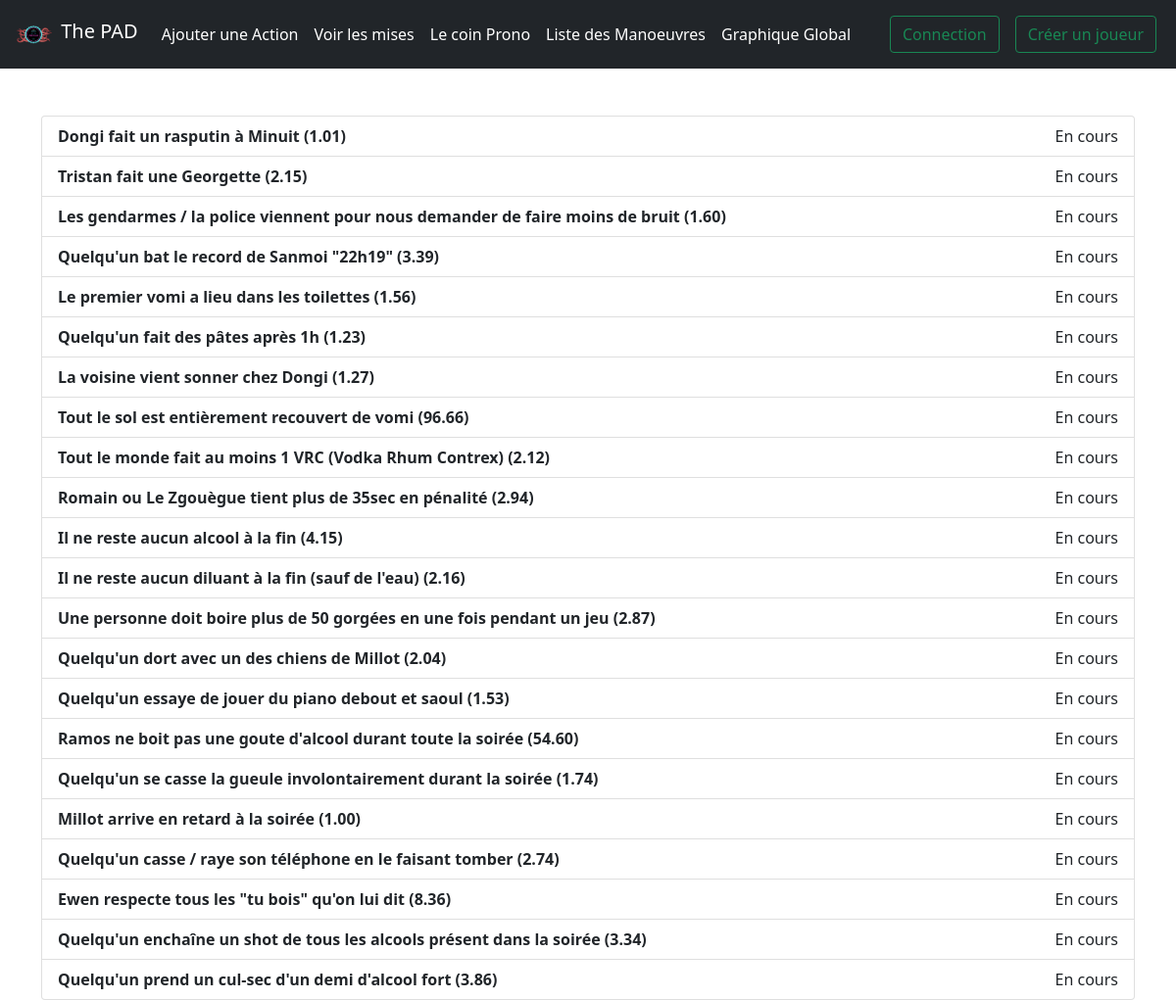
Screenshot of /pari with the database file from the repository.
### game/models.py (models this page shows, shortened)
class Pari(models.Model) :
    intitule = models.CharField(max_length=200)
    cote = models.DecimalField(max_digits=12, decimal_places=2)
    reussi = models.IntegerField(default=0) #0 pas de réponse / 1 Réussi / 2 Raté
    def __str__(self) :
        return self.intitule + f" ({self.cote})";

### game/views.py (the view, shortened to what this page needs)
# urls.py: path('pari', views.pari, name="pari"),
def pari(request) :
    list_pari = Pari.objects.order_by('reussi')
    return render(request, 'game/pari.html', {'liste_pari' : list_pari})

### game/templates/game/pari.html (shortened to what this page needs)
{% extends 'game/base.html' %}
{% block content %}
    <ul class="list-group">
    {% for pari in liste_pari %}
        <li class="list-group-item">
            <b>{{pari}}</b>
            {% if pari.reussi == 0 %}
                <div style="text-align: left;float: right;">En cours</div>
            {% elif pari.reussi == 2 %}
                <div style="text-align:right;float:right;color:darkred;"> Non Réussi </div>
            {% elif pari.reussi == 1 %}
                <div style="text-align:right;float:right;color:darkgreen"> Réussi </div>
            {% endif %}
        </li>
    {% endfor %}
    </ul>
{% endblock %}

### rows the page displays
Pari: intitule+cote "Dongi fait un rasputin à Minuit (1.01)", reussi "En cours"
Pari: intitule+cote "Tristan fait une Georgette (2.15)", reussi "En cours"
Pari: intitule+cote "Les gendarmes / la police viennent pour nous demander de faire moins de bruit (1.60)", reussi "En cours"
Pari: intitule+cote "Quelqu'un bat le record de Sanmoi \"22h19\" (3.39)", reussi "En cours"
Pari: intitule+cote "Le premier vomi a lieu dans les toilettes (1.56)", reussi "En cours"
Pari: intitule+cote "Quelqu'un fait des pâtes après 1h (1.23)", reussi "En cours"
Pari: intitule+cote "La voisine vient sonner chez Dongi (1.27)", reussi "En cours"
Pari: intitule+cote "Tout le sol est entièrement recouvert de vomi (96.66)", reussi "En cours"
Pari: intitule+cote "Tout le monde fait au moins 1 VRC (Vodka Rhum Contrex) (2.12)", reussi "En cours"
Pari: intitule+cote "Romain ou Le Zgouègue tient plus de 35sec en pénalité (2.94)", reussi "En cours"
Pari: intitule+cote "Il ne reste aucun alcool à la fin (4.15)", reussi "En cours"
Pari: intitule+cote "Il ne reste aucun diluant à la fin (sauf de l'eau) (2.16)", reussi "En cours"
Pari: intitule+cote "Une personne doit boire plus de 50 gorgées en une fois pendant un jeu (2.87)", reussi "En cours"
Pari: intitule+cote "Quelqu'un dort avec un des chiens de Millot (2.04)", reussi "En cours"
Pari: intitule+cote "Quelqu'un essaye de jouer du piano debout et saoul (1.53)", reussi "En cours"
Pari: intitule+cote "Ramos ne boit pas une goute d'alcool durant toute la soirée (54.60)", reussi "En cours"
Pari: intitule+cote "Quelqu'un se casse la gueule involontairement durant la soirée (1.74)", reussi "En cours"
Pari: intitule+cote "Millot arrive en retard à la soirée (1.00)", reussi "En cours"
Pari: intitule+cote "Quelqu'un casse / raye son téléphone en le faisant tomber (2.74)", reussi "En cours"
Pari: intitule+cote "Ewen respecte tous les \"tu bois\" qu'on lui dit (8.36)", reussi "En cours"
Pari: intitule+cote "Quelqu'un enchaîne un shot de tous les alcools présent dans la soirée (3.34)", reussi "En cours"
Pari: intitule+cote "Quelqu'un prend un cul-sec d'un demi d'alcool fort (3.86)", reussi "En cours"
